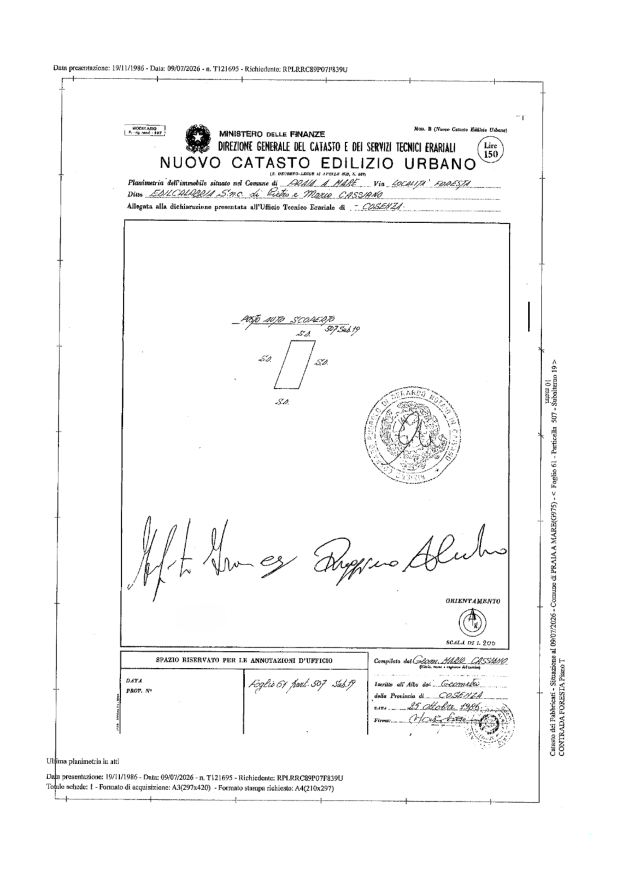
#> input picture immagine2.png, 2481 x 3508 px, found by its file name (shown at 1/4 size)
$ python _render_profile.py
#> lines starting #> are read from the running program, lines starting #| are printed output that depends on the picture; after the words box and inside, x2 and y2 are one past the last pixel; in counts of white or black regions, pixels touching at a corner belong together
"""Render using the EMPIRICAL ink profile from campione_tratto.png.

Instead of generic power curves or distance-transform soft edges, we use
the actual measured ink density cross-section from the existing signatures.

Profile: 26 px, FWHM=22 px, edge transition=4 px at sample resolution.
We resample it to match the target stroke width at 300 DPI.
"""
from __future__ import annotations
import io, json
from pathlib import Path
import cv2
import numpy as np
from PIL import Image, ImageDraw, ImageFilter
from skimage.morphology import skeletonize
from scipy.interpolate import interp1d

PAGE_PATH = Path(r"c:\Users\maurizio\Documents\pdfnow\immagine2.png")
SIG_PATH  = Path(r"c:\Users\maurizio\Documents\pdfnow\firma3.png")
PROFILE_PATH = Path(r"c:\Users\maurizio\Documents\pdfnow\export\ink_profile.json")
OUT_DIR = Path(r"c:\Users\maurizio\Documents\pdfnow\export")

SCALE = 0.35
PLACE_X, PLACE_Y = 952, 2342
INK_COLOR = (77, 77, 77)


def load_profile() -> interp1d:
    """Load empirical ink profile and return an interpolator.

    Maps normalized distance from center [0, 1] → alpha [0, 1].
    """
    with open(PROFILE_PATH) as f:
        raw = np.array(json.load(f), dtype=np.float32)

    # The profile is symmetric-ish. Take the rising half + peak.
    peak_idx = int(np.argmax(raw))
    rising = raw[:peak_idx+1]  # from edge to center

    # Normalize position to [0, 1] where 0=edge, 1=center
    x_norm = np.linspace(0, 1, len(rising))

    return interp1d(x_norm, rising, kind='cubic', bounds_error=False, fill_value=0.0)


def build_binary(sig_path, scale):
    im = Image.open(sig_path)
    src = np.asarray(im.convert("RGB")).mean(axis=2).astype(np.float32)
    bg = float(np.percentile(src, 95))
    ink = float(np.percentile(src, 2))
    alpha = np.clip((bg - src) / max(bg - ink, 1.0), 0.0, 1.0)
    alpha_img = Image.fromarray((alpha * 255).astype(np.uint8), "L")
    alpha_img = alpha_img.filter(ImageFilter.GaussianBlur(radius=0.15))
    tw, th = round(im.width * scale), round(im.height * scale)
    alpha_img = alpha_img.resize((tw, th), Image.Resampling.LANCZOS)
    arr = np.asarray(alpha_img, dtype=np.float32) / 255.0
    return (arr > 0.5).astype(np.uint8)


def profile_dilate(skeleton: np.ndarray, radius_px: float,
                   profile: interp1d, noise_sigma: float = 0.04) -> np.ndarray:
    """Dilate skeleton and apply empirical ink profile instead of linear fade.

    distance_from_center / radius_px → normalized [0,1] → profile lookup → alpha.
    """
    if skeleton.sum() == 0:
        return np.zeros_like(skeleton, dtype=np.float32)

    # Dilate skeleton to cover the full stroke area
    kernel_size = max(3, int(round(radius_px * 2 + 1)))
    kernel = cv2.getStructuringElement(cv2.MORPH_ELLIPSE, (kernel_size, kernel_size))
    iterations = max(1, int(round(radius_px)))
    dilated = cv2.dilate(skeleton.astype(np.uint8) * 255, kernel, iterations=iterations)

    # Distance transform: distance from each pixel to nearest non-stroke pixel
    dist = cv2.distanceTransform(dilated, cv2.DIST_L2, cv2.DIST_MASK_PRECISE)

    # Normalize: 0 = edge of dilated region, 1 = center (distance = radius)
    dist_norm = np.clip(dist / max(radius_px, 0.3), 0.0, 1.0)

    # Apply empirical profile (shifted so edge → 0)
    baseline = float(profile(0.0))
    alpha = np.clip((profile(dist_norm) - baseline) / max(1.0 - baseline, 0.01), 0.0, 1.0)

    # Add subtle noise matching the sample texture
    rng = np.random.default_rng(7)
    h, w = dist.shape
    noise = rng.normal(0, noise_sigma, (h, w))
    noise = cv2.GaussianBlur(noise, (5, 5), 2.0)
    # Noise only where there's ink
    alpha = alpha + noise * (alpha > 0.02)

    return np.clip(alpha, 0.0, 1.0)


def composite_page(page, alpha_arr, x, y, blur, ink):
    img = Image.fromarray((alpha_arr * 255).astype(np.uint8), "L")
    if blur > 0:
        img = img.filter(ImageFilter.GaussianBlur(radius=blur))
    fg = Image.new("RGBA", img.size, (*ink, 255))
    fg.putalpha(img)
    layer = Image.new("RGBA", page.size, (0, 0, 0, 0))
    layer.alpha_composite(fg, dest=(x, y))
    return Image.alpha_composite(page.convert("RGBA"), layer).convert("RGB")


def scanner_noise(image, box, seed=42):
    rng = np.random.default_rng(seed)
    src = np.asarray(image.convert("RGB"), dtype=np.float32)
    h, w = src.shape[:2]
    noise = rng.normal(0, 1.0, (h, w, 1))
    row_noise = rng.normal(0, 0.15, (h, 1, 1))
    processed = np.clip(src + noise + row_noise, 0, 255)
    x0, y0, x1, y1 = box
    m = 30
    fx0, fy0 = max(0, x0-m), max(0, y0-m)
    fx1, fy1 = min(w, x1+m), min(h, y1+m)
    mask = Image.new("L", (w, h), 0)
    ImageDraw.Draw(mask).rectangle((fx0, fy0, fx1, fy1), fill=255)
    mask = mask.filter(ImageFilter.GaussianBlur(radius=12))
    a = np.asarray(mask, dtype=np.float32)[..., None] / 255.0
    return Image.fromarray((src*(1-a) + processed*a).astype(np.uint8), "RGB")


def jpeg_bake(image, q=90):
    buf = io.BytesIO()
    image.save(buf, "JPEG", quality=q, subsampling=2, optimize=False)
    buf.seek(0)
    return Image.open(buf).copy()


def main():
    OUT_DIR.mkdir(parents=True, exist_ok=True)

    print("Loading empirical ink profile...")
    profile = load_profile()
#> (reads export/ink_profile.json from the repository)
    print(f"  Profile ready (cubic interpolation)")

    page = Image.open(PAGE_PATH).convert("RGB")
#> page is the input picture: PIL image 2481x3508 RGB; mean R, G, B 247.5, 247.5, 247.5

    print("Building binary + skeleton...")
    binary = build_binary(SIG_PATH, SCALE)
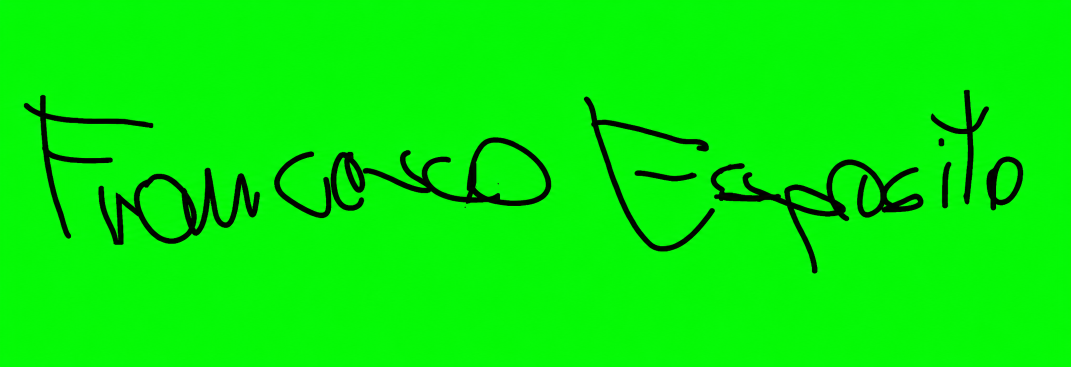
#> input picture firma3.png, 2141 x 734 px, found by its file name (shown at 1/2 size)
#> in build_binary, im is the input picture: PIL image 2141x734 RGB; mean R, G, B 4.8, 238.5, 5.9
#> in build_binary, `src = np.asarray(im.convert("RGB")).mean(axis=2).astype(np.float32)`:
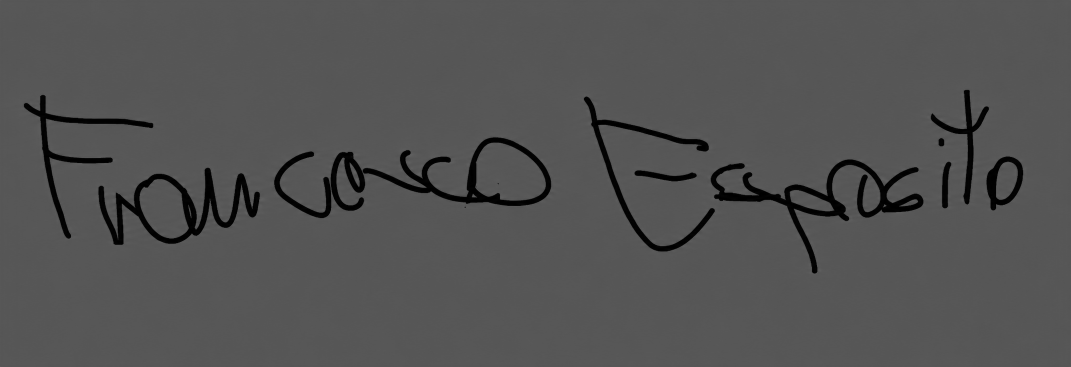
#> src: shape (734, 2141) float32 (shown at 1/2 size); min 0, max 102, mean 83
#> in build_binary, `bg = float(np.percentile(src, 95))`: bg = 88
#> in build_binary, `ink = float(np.percentile(src, 2))`: ink = 2
#> in build_binary, `return (arr > 0.5).astype(np.uint8)`:
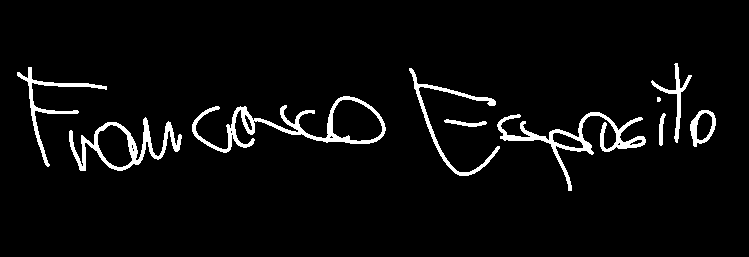
#> returned value: shape (257, 749); values 0 (black) and 1 (white), 4.4% white; 10 white regions (1 under 20 px), largest, box (x1, y1, x2, y2) and area: (192, 96, 386, 153) 2064, (497, 112, 646, 191) 1810, (69, 117, 182, 171) 1541
    skeleton = skeletonize(binary > 0).astype(np.uint8)
#> skeleton: shape (257, 749); values 0 (black) and 1 (white), 1% white in thin lines or dots, all inside (x1, y1, x2, y2) = (18, 64, 714, 190)
    print(f"  Skeleton: {skeleton.sum()} px, {skeleton.shape[1]}x{skeleton.shape[0]}")
#|   Skeleton: 1989 px, 749x257

    # Try different radii with the empirical profile
    for radius, blur, noise_s, label in [
        (0.5, 0.15, 0.03, "profile_r05"),
        (0.7, 0.15, 0.03, "profile_r07"),
        (0.7, 0.0,  0.03, "profile_r07s"),
        (0.9, 0.15, 0.03, "profile_r09"),
    ]:
        print(f"Rendering r={radius} σ={blur} ({label})...")
        alpha = profile_dilate(skeleton, radius, profile, noise_sigma=noise_s)
#> in profile_dilate, `dilated = cv2.dilate(skeleton.astype(np.uint8) * 255, kernel, iteratio..`: dilated: shape (257, 749); 3.1% white; 10 white regions (1 under 20 px), largest, box (x1, y1, x2, y2) and area: (192, 96, 385, 152) 1445, (498, 112, 645, 191) 1239, (69, 118, 181, 170) 1028
#> in profile_dilate, `dist = cv2.distanceTransform(dilated, cv2.DIST_L2, cv2.DIST_MASK_PRECI..`:
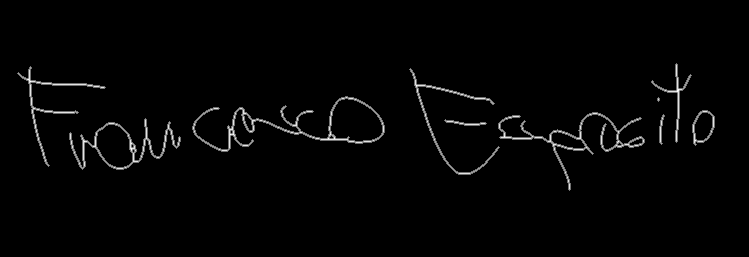
#> dist: shape (257, 749) float32; min 0, max 2.24, mean 0.0381; drawn with min black and max white
        nz = int((alpha > 0.01).sum())
#> nz = 5912
        print(f"  non-zero: {nz}")
#|   non-zero: 5912
        comp = composite_page(page, alpha, PLACE_X, PLACE_Y, blur, INK_COLOR)
#> in composite_page, `fg.putalpha(img)`:
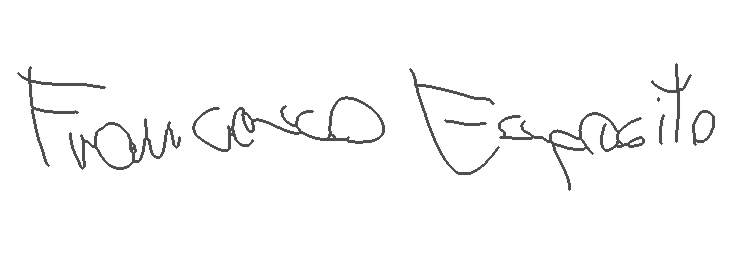
#> fg: PIL image 749x257 RGBA; mean R, G, B, A 77, 77, 77, 7.8; transparent parts drawn white
#> in composite_page, `layer = Image.new("RGBA", page.size, (0, 0, 0, 0))`: layer: PIL image 2481x3508 RGBA; every value is 0
#> in composite_page, `layer.alpha_composite(fg, dest=(x, y))`:
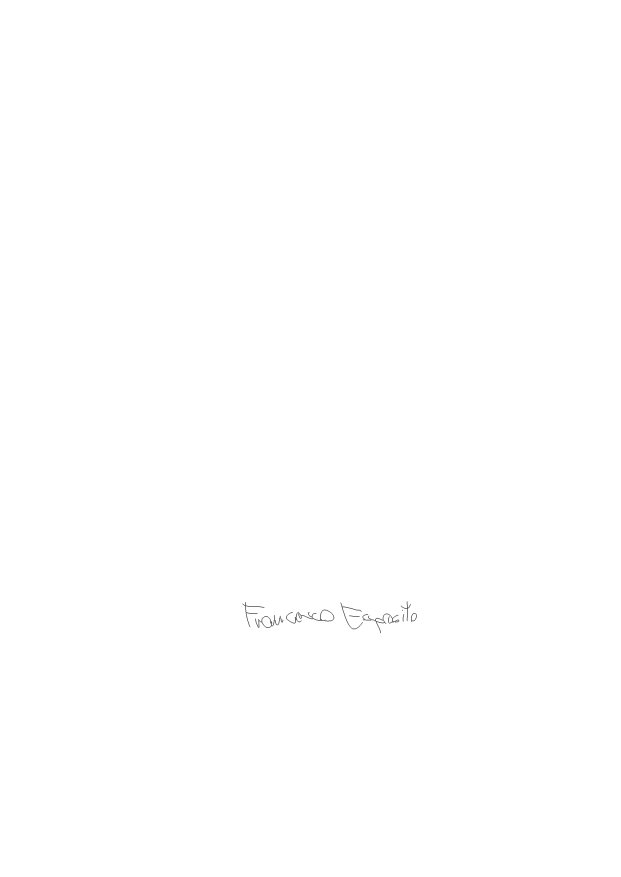
#> layer: PIL image 2481x3508 RGBA (shown at 1/4 size); mean R, G, B, A 0.1, 0.1, 0.1, 0.2; transparent parts drawn white
        box = (PLACE_X, PLACE_Y, PLACE_X + alpha.shape[1], PLACE_Y + alpha.shape[0])
#> box = (952, 2342, 1701, 2599)
        noisy = scanner_noise(comp, box)
#> in scanner_noise, `mask = Image.new("L", (w, h), 0)`: mask: PIL image 2481x3508 L; every value is 0
#> in scanner_noise, `ImageDraw.Draw(mask).rectangle((fx0, fy0, fx1, fy1), fill=255)`:
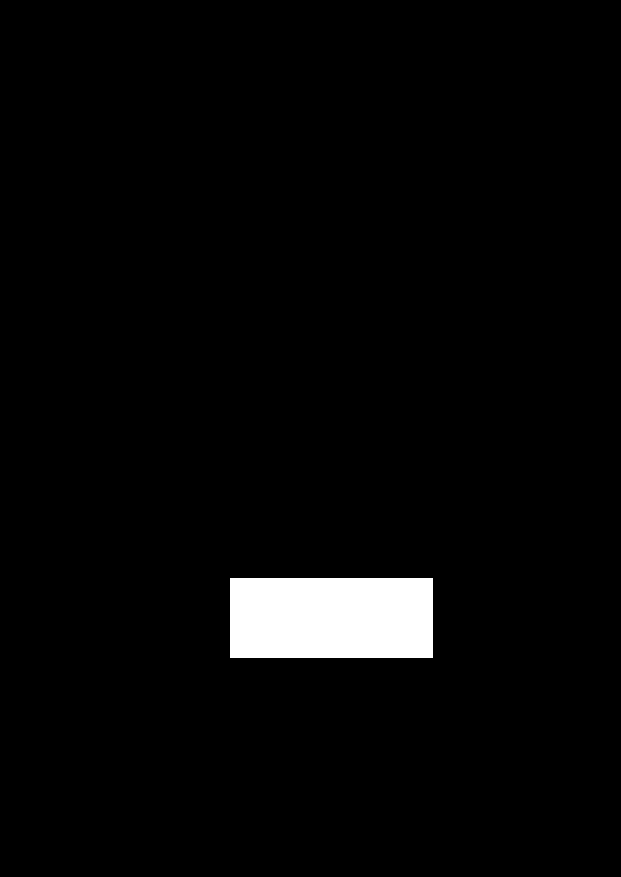
#> mask: PIL image 2481x3508 L (shown at 1/4 size); 3% white; 1 white region, box (x1, y1, x2, y2) and area: (922, 2312, 1732, 2630) 257580
        final = jpeg_bake(noisy)
        final.save(OUT_DIR / f"firma3_{label}.png", dpi=(300, 300))

    print("Done!")


if __name__ == "__main__":
#> (the run stopped early here; a loop or call above may not have finished)
